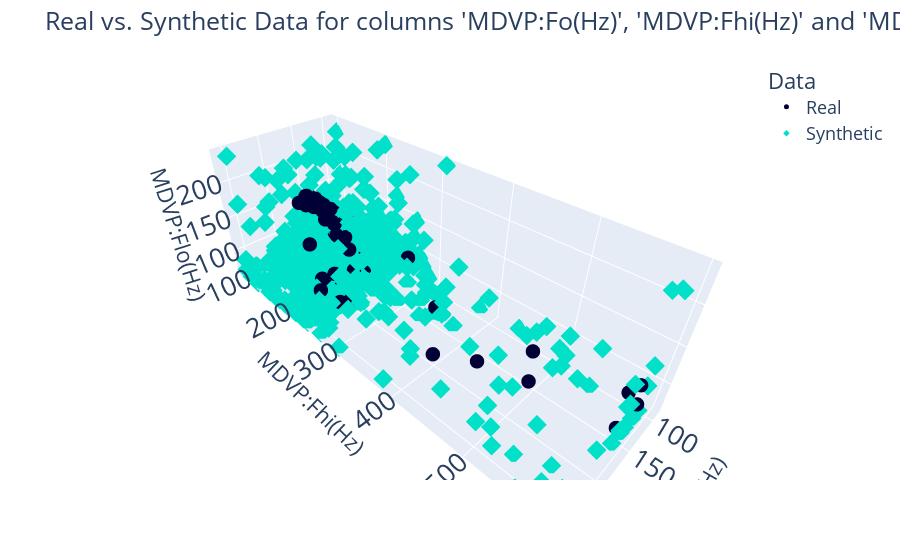

Notebook code for this chart:
### Code cell
PosCampoInicial = 1
compare_3d(DataPrincipal.iloc[:,PosCampoInicial:PosCampoInicial+3], DataSintetico.iloc[:,PosCampoInicial:PosCampoInicial+3]).show("vscode")

### Figure 1 — Plotly figure (JSON) as saved in the notebook; plotly's stock layout.template omitted (floating-point values rounded to 4 significant figures; data arrays with more than 128 entries replaced by an {"elided": "..."} marker saying what was removed)
{"data": [{"hovertemplate": "Data=Real<br>MDVP:Fo(Hz)=%{x}<br>MDVP:Fhi(Hz)=%{y}<br>MDVP:Flo(Hz)=%{z}<extra></extra>", "legendgroup": "Real", "marker": {"color": "#000036", "size": 5, "symbol": "circle"}, "mode": "markers", "name": "Real", "scene": "scene", "showlegend": true, "type": "scatter3d", "x": {"elided": "168 float values"}, "y": {"elided": "168 float values"}, "z": {"elided": "168 float values"}}, {"hovertemplate": "Data=Synthetic<br>MDVP:Fo(Hz)=%{x}<br>MDVP:Fhi(Hz)=%{y}<br>MDVP:Flo(Hz)=%{z}<extra></extra>", "legendgroup": "Synthetic", "marker": {"color": "#01E0C9", "size": 5, "symbol": "diamond"}, "mode": "markers", "name": "Synthetic", "scene": "scene", "showlegend": true, "type": "scatter3d", "x": {"elided": "500 float values"}, "y": {"elided": "500 float values"}, "z": {"elided": "500 float values"}}], "layout": {"font": {"size": 18}, "legend": {"title": {"text": "Data"}, "tracegroupgap": 0}, "margin": {"t": 60}, "plot_bgcolor": "#F5F5F8", "scene": {"domain": {"x": [0, 1], "y": [0, 1]}, "xaxis": {"title": {"text": "MDVP:Fo(Hz)"}}, "yaxis": {"title": {"text": "MDVP:Fhi(Hz)"}}, "zaxis": {"title": {"text": "MDVP:Flo(Hz)"}}}, "showlegend": true, "title": {"text": "Real vs. Synthetic Data for columns 'MDVP:Fo(Hz)', 'MDVP:Fhi(Hz)' and 'MDVP:Flo(Hz)'"}}}
